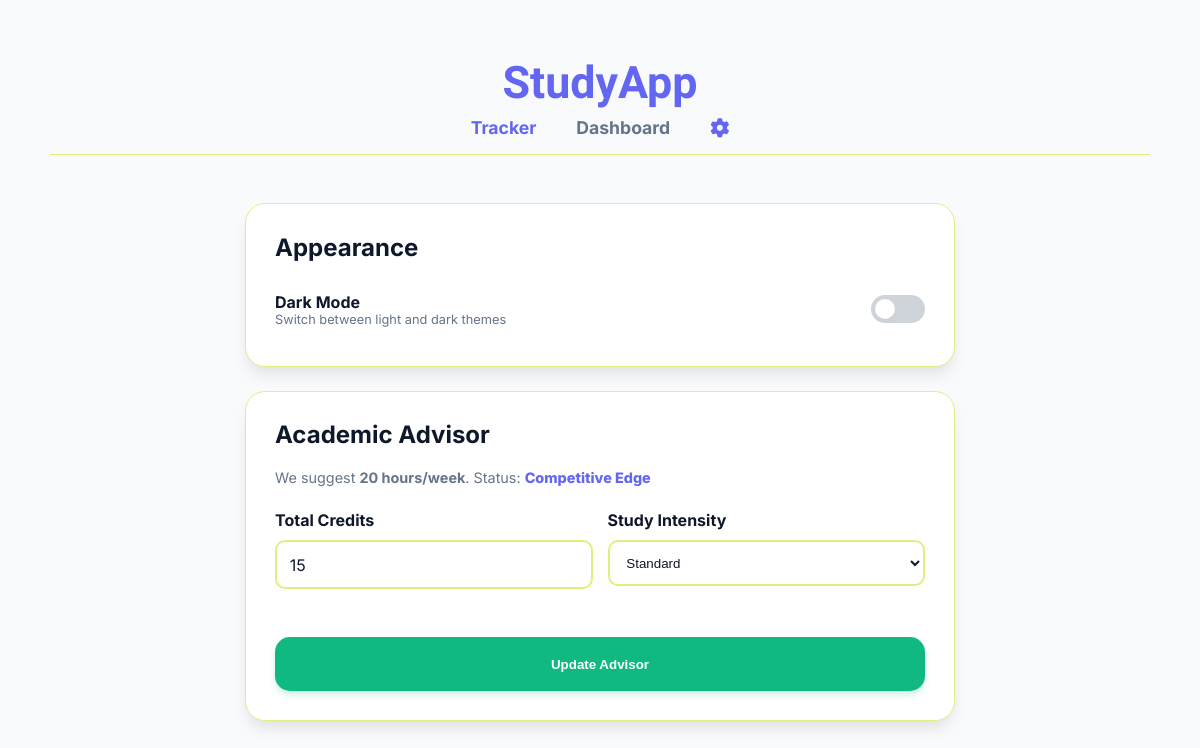
The app's page /settings, older data.
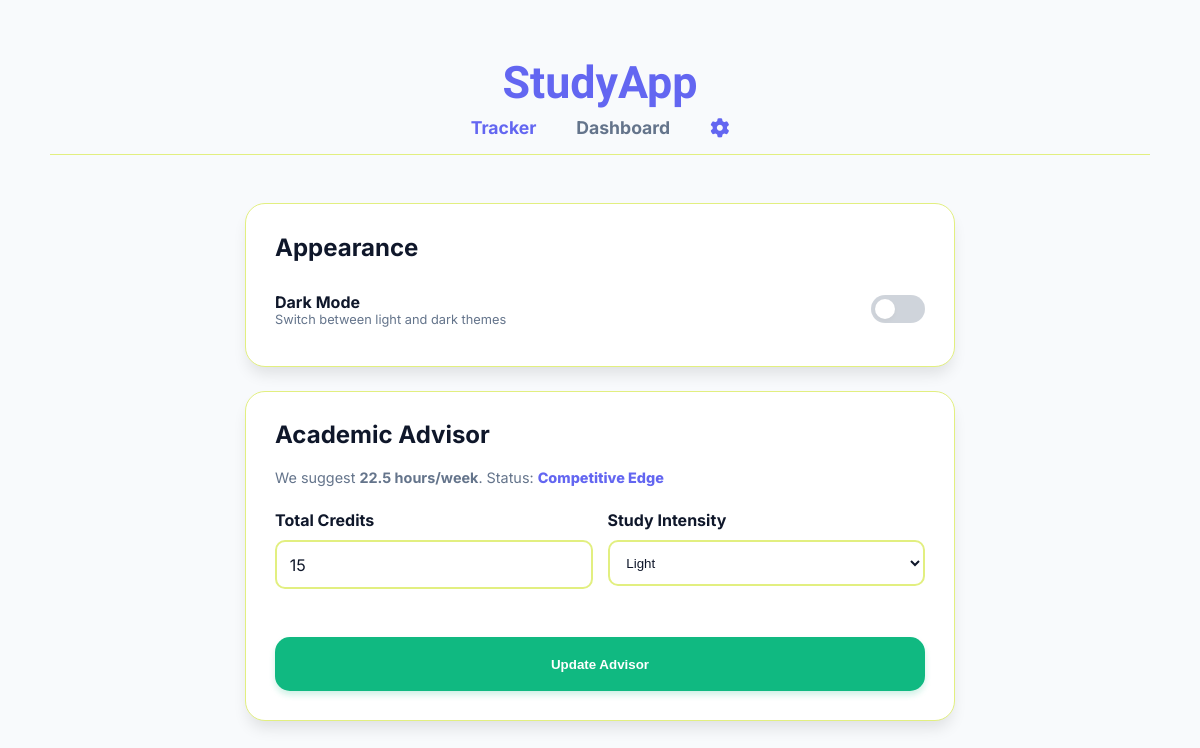
The same page, newer data.
### tables this page shows
CREATE TABLE settings (
            id INTEGER PRIMARY KEY AUTOINCREMENT,
            theme TEXT DEFAULT 'light',
            credits INTEGER DEFAULT 15,
            intensity TEXT DEFAULT 'Standard',
            weekly_goal INTEGER DEFAULT 20
        );

### app.py (the view, shortened to what this page needs)
@app.route("/settings", methods=["GET", "POST"])
def settings():
    conn = sqlite3.connect("database.db")
    cursor = conn.cursor()
    cursor.execute("SELECT theme, credits, intensity, weekly_goal FROM settings WHERE id=1")
    user_settings = cursor.fetchone()
    conn.close()
    if not user_settings:
        user_settings = ('light', 0, 'Standard', 20)
    _, bracket = calculate_recommendation(user_settings[1], user_settings[2])
    return render_template("settings.html",
                           settings=user_settings,
                           bracket=bracket,
                           theme=user_settings[0])

### logic/advisor.py (called while the page is built)
def calculate_recommendation(credits, intensity):
    multiplier = 2
    if intensity == "STEM":
        multiplier = 3
    elif intensity == "Finals Week":
        multiplier = 4
    elif intensity == "Light":
        multiplier = 1.5
    suggested_hours = credits * multiplier
    if suggested_hours <= 15:
        bracket = "Maintaining Pace"
    elif suggested_hours <= 30:
        bracket = "Competitive Edge"
    else:
        bracket = "Dean's List Intensity"
    return suggested_hours, bracket

### templates/settings.html (shortened to what this page needs)
<!DOCTYPE html>
<html lang="en">
<head>
    <link rel="stylesheet" href="{{ url_for('static', filename='style.css') }}">
    <link rel="stylesheet" href="https://cdnjs.cloudflare.com/ajax/libs/font-awesome/6.4.0/css/all.min.css">
</head>
<body>
    <div class="container" style="padding: 2.5rem; position: relative;">
        <div style="display: flex; flex-direction: column; align-items: center; margin-bottom: 3rem; padding: 1rem 0; border-bottom: 1px solid var(--border-color);">
            <h1 style="margin: 0; font-family: 'Arimo', sans-serif; font-size: 2.8rem; color: var(--primary);">StudyApp</h1>
            <nav style="display: flex; gap: 2.5rem; margin-top: 0.5rem; align-items: center;">
                <a href="/" style="text-decoration: none; font-weight: 700; color: var(--primary); font-size: 1.1rem;">
                    Tracker
                </a>
                <a href="/dashboard" style="text-decoration: none; font-weight: 700; color: var(--text-muted); font-size: 1.1rem;">
                    Dashboard
                </a>
                <a href="/settings" class="settings-link" title="Settings" style="text-decoration: none;">
                    <i class="fa-solid fa-gear"></i>
                </a>
            </nav>
        </div>
        <div class="card" style="max-width: 650px; margin: 0 auto 1.5rem auto;">
            <h2 style="margin-top:0;">Appearance</h2>
            <div style="display: flex; justify-content: space-between; align-items: center; padding: 10px 0;">
                <div>
                    <label style="font-weight: 700; color: var(--text-main);">Dark Mode</label>
                    <p style="margin: 0; font-size: 0.8rem; color: var(--text-muted);">Switch between light and dark themes</p>
                </div>
                <label class="switch">
                    <span class="slider"></span>
                </label>
            </div>
        </div>
        <div class="card" style="max-width: 650px; margin: 0 auto;">
            <h2 style="margin-top:0;">Academic Advisor</h2>
            <p style="font-size: 0.9rem; color: var(--text-muted); margin-bottom: 1.5rem;">
                We suggest <strong>{{ settings[3] }} hours/week</strong>.
                Status: <span style="color: var(--primary); font-weight: 800;">{{ bracket }}</span>
            </p>
            <form action="/settings" method="POST">
                <div style="display: grid; grid-template-columns: 1fr 1fr; gap: 15px;">
                    <div class="form-group">
                        <label>Total Credits</label>
                        <input type="number" name="credits" value="{{ settings[1] }}" style="background: var(--card-bg); color: var(--text-main); border: 2px solid var(--border-color); padding: 0.8rem; border-radius: 10px;">
                    </div>
                    <div class="form-group">
                        <label>Study Intensity</label>
                        <select name="intensity" class="input-style" style="padding: 0.8rem; border-radius: 10px; background: var(--card-bg); color: var(--text-main); border: 2px solid var(--border-color);">
                            <option value="Light" {{ 'selected' if settings[2] == 'Light' }}>Light</option>
                            <option value="Standard" {{ 'selected' if settings[2] == 'Standard' }}>Standard</option>
                        </select>
                    </div>
                </div>
                <button type="submit" class="btn-save" style="width: 100%; margin-top: 1.5rem;">Update Advisor</button>
            </form>
        </div>
    </div>
</body>
</html>

Row changes from the older to the newer data that the page shows:
changed settings: weekly_goal "20" → "22.5"
Text that changed along with them:
form field intensity: "Standard" → "Light"
